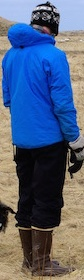
#> input picture image/ROI_image.jpg, 84 x 280 px
$ python tutorial_13.py
#> lines starting #> are read from the running program, lines starting #| are printed output that depends on the picture
#!/usr/bin/env python3
#_*_ coding: utf-8 _*_

"""
 @DateTime: 26/2/2020 11:35
 @Author:   balanceTan
 @File:     tutorial_13.py
 @Software: PyCharm

"""
'''
cv.matchTemplate()

'''
import cv2 as cv
import numpy as np

def  template_demo():
    tp = cv.imread('./image/ROI_image.jpg')
#> tp is the input picture: shape (280, 84, 3); mean B, G, R 125.8, 97.5, 81.5
    target = cv.imread('./image/1.jpg')
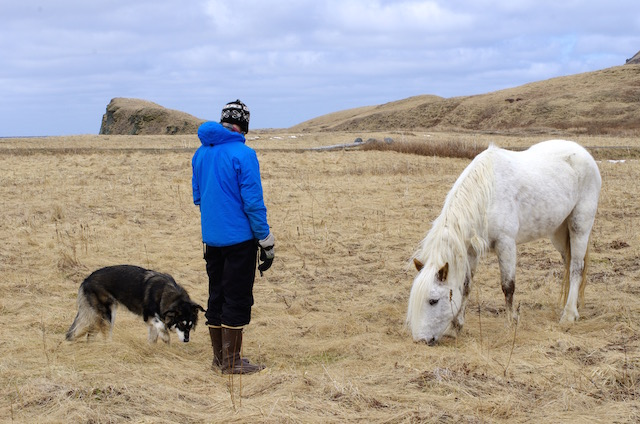
#> input picture image/1.jpg, 640 x 424 px
#> target is the input picture: shape (424, 640, 3); mean B, G, R 154.7, 160.1, 166.5
    cv.imshow('tp', tp)
    cv.imshow('target', target)
    methods = [cv.TM_SQDIFF_NORMED, cv.TM_CCOEFF_NORMED, cv.TM_CCORR_NORMED]
    # methods = [cv.TM_SQDIFF_NORMED,]
    font = cv.FONT_HERSHEY_SIMPLEX
    h, w = tp.shape[:2]
#> h = 280; w = 84
    print('h:', h)
#| h: 280
    print('w:', w)
#| w: 84
    for md in methods:
        print(md)
        result = cv.matchTemplate(target, tp, md)
        min_val, max_val, min_loc, max_loc = cv.minMaxLoc(result)
        if md == cv.TM_SQDIFF_NORMED:
            t1 = min_loc
        else:
            t1 = max_loc
        print(t1)

        br = (t1[0] + w, t1[1] + h)
        print(br)
        cv.rectangle(target, t1, br, (0, 0, 255), 2)
        cv.imshow(''.join(('match-', np.str(md))), target)
        cv.putText(target, 'height:{0}, width:{1}'.format(h, w), t1, font, 1.0, (0, 0, 255), 1)
        print(result)
#> this loop made 3 passes
#> (min_val, max_val, min_loc, max_loc) on passes 1 to 3: (0.00113, 0.612, (190, 98), (486, 1)), (-0.227, 0.919, (389, 98), (190, 98)), (0.683, 0.97, (144, 116), (190, 98))
#> (printed output is left out)
#> pass 1, in template_demo, `result = cv.matchTemplate(target, tp, md)`:
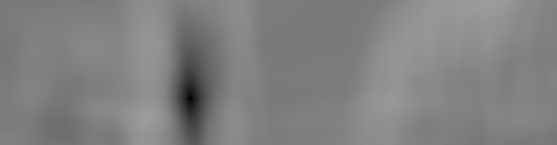
#> result: shape (145, 557) float32; min 0.00113, max 0.612, mean 0.506
#> pass 1, in template_demo, `cv.imshow(''.join(('match-', np.str(md))), target)`:
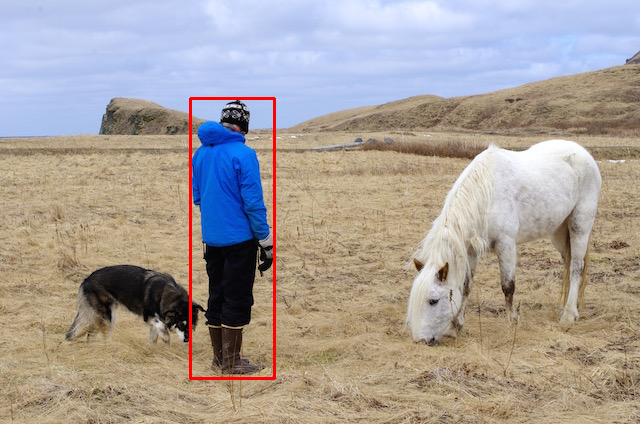
#> window 'match-1': shape (424, 640, 3); mean B, G, R 153.6, 158.9, 167.2
#> pass 2, in template_demo, `result = cv.matchTemplate(target, tp, md)`:
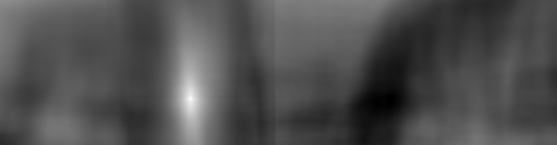
#> result: shape (145, 557) float32; min -0.227, max 0.919, mean 0.132; drawn with min black and max white
#> pass 2, in template_demo, `cv.imshow(''.join(('match-', np.str(md))), target)`:
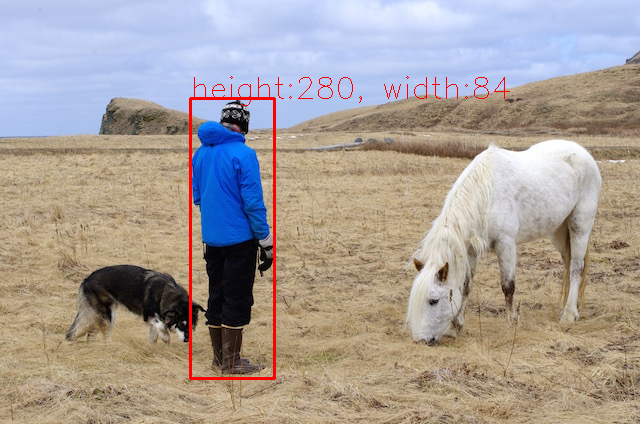
#> window 'match-5': shape (424, 640, 3); mean B, G, R 153, 158.3, 167.4
#> after the loop:
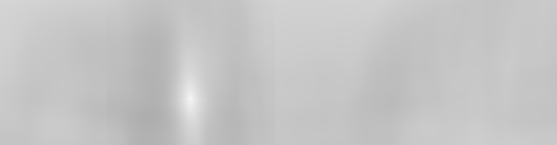
#> result: shape (145, 557) float32; min 0.683, max 0.97, mean 0.774


if __name__ == '__main__':

    template_demo()

    cv.waitKey(0)
    cv.destroyAllWindows()
